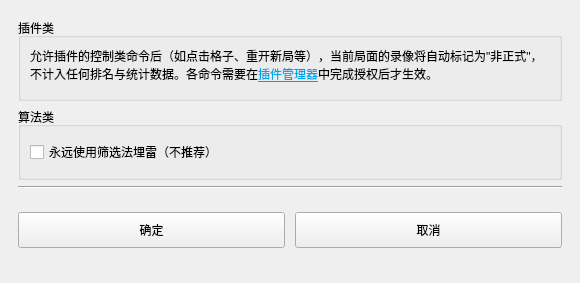
<?xml version="1.0" encoding="UTF-8"?>
<ui version="4.0">
 <class>Form</class>
 <widget class="QWidget" name="Form">
  <property name="geometry">
   <rect>
    <x>0</x>
    <y>0</y>
    <width>580</width>
    <height>283</height>
   </rect>
  </property>
  <property name="windowTitle">
   <string>高级设置</string>
  </property>
  <layout class="QVBoxLayout" name="verticalLayout">
   <property name="leftMargin">
    <number>18</number>
   </property>
   <property name="topMargin">
    <number>18</number>
   </property>
   <property name="rightMargin">
    <number>18</number>
   </property>
   <property name="bottomMargin">
    <number>18</number>
   </property>
   <item>
    <widget class="QGroupBox" name="groupBox_plugin">
     <property name="title">
      <string>插件类</string>
     </property>
     <layout class="QVBoxLayout" name="verticalLayout_plugin">
      <item>
       <widget class="QLabel" name="label_info_text">
        <property name="text">
         <string>允许插件的控制类命令后（如点击格子、重开新局等），当前局面的录像将自动标记为&quot;非正式&quot;，不计入任何排名与统计数据。各命令需要在&lt;a href=&quot;plugin:manager&quot; style=&quot;color:#00A2E8; text-decoration:underline;&quot;&gt;插件管理器&lt;/a&gt;中完成授权后才生效。</string>
        </property>
        <property name="textFormat">
         <enum>Qt::RichText</enum>
        </property>
        <property name="wordWrap">
         <bool>true</bool>
        </property>
       </widget>
      </item>
      <item>
       <widget class="QWidget" name="widget_auth_container" native="true">
        <layout class="QVBoxLayout" name="verticalLayout_auth_items">
         <property name="leftMargin">
          <number>0</number>
         </property>
         <property name="topMargin">
          <number>0</number>
         </property>
         <property name="rightMargin">
          <number>0</number>
         </property>
         <property name="bottomMargin">
          <number>0</number>
         </property>
        </layout>
       </widget>
      </item>
     </layout>
    </widget>
   </item>
   <item>
    <widget class="QGroupBox" name="groupBox_algo">
     <property name="title">
      <string>算法类</string>
     </property>
     <layout class="QVBoxLayout" name="verticalLayout_algo">
      <item>
       <widget class="QCheckBox" name="checkBox_filter_forever">
        <property name="minimumSize">
         <size>
          <width>0</width>
          <height>32</height>
         </size>
        </property>
        <property name="toolTip">
         <string>勾选后永远使用筛选法埋雷，否则会适时改用调整法</string>
        </property>
        <property name="text">
         <string>永远使用筛选法埋雷（不推荐）</string>
        </property>
       </widget>
      </item>
     </layout>
    </widget>
    </item>
    <item>
     <widget class="Line" name="line">
      <property name="orientation">
       <enum>Qt::Horizontal</enum>
      </property>
     </widget>
    </item>
   <item>
    <widget class="QWidget" name="widget_buttons" native="true">
     <layout class="QHBoxLayout" name="horizontalLayout_buttons">
      <property name="spacing">
       <number>10</number>
      </property>
      <property name="leftMargin">
       <number>0</number>
      </property>
      <property name="topMargin">
       <number>0</number>
      </property>
      <property name="rightMargin">
       <number>0</number>
      </property>
      <property name="bottomMargin">
       <number>0</number>
      </property>
      <item>
       <widget class="QPushButton" name="pushButton_yes">
        <property name="sizePolicy">
         <sizepolicy hsizetype="Expanding" vsizetype="Fixed">
          <horstretch>0</horstretch>
          <verstretch>0</verstretch>
         </sizepolicy>
        </property>
        <property name="minimumSize">
         <size>
          <width>184</width>
          <height>36</height>
         </size>
        </property>
        <property name="maximumSize">
         <size>
          <width>16777215</width>
          <height>16777215</height>
         </size>
        </property>
        <property name="focusPolicy">
         <enum>Qt::NoFocus</enum>
        </property>
        <property name="text">
         <string>确定</string>
        </property>
        <property name="shortcut">
         <string>Return</string>
        </property>
       </widget>
      </item>
      <item>
       <widget class="QPushButton" name="pushButton_no">
        <property name="sizePolicy">
         <sizepolicy hsizetype="Expanding" vsizetype="Fixed">
          <horstretch>0</horstretch>
          <verstretch>0</verstretch>
         </sizepolicy>
        </property>
        <property name="minimumSize">
         <size>
          <width>184</width>
          <height>36</height>
         </size>
        </property>
        <property name="maximumSize">
         <size>
          <width>16777215</width>
          <height>16777215</height>
         </size>
        </property>
        <property name="focusPolicy">
         <enum>Qt::NoFocus</enum>
        </property>
        <property name="text">
         <string>取消</string>
        </property>
       </widget>
      </item>
     </layout>
    </widget>
   </item>
  </layout>
 </widget>
 <resources/>
 <connections>
  <connection>
   <sender>pushButton_no</sender>
   <signal>clicked()</signal>
   <receiver>Form</receiver>
   <slot>close()</slot>
   <hints>
    <hint type="sourcelabel">
     <x>510</x>
     <y>455</y>
    </hint>
    <hint type="destinationlabel">
     <x>290</x>
     <y>240</y>
    </hint>
   </hints>
  </connection>
 </connections>
</ui>
